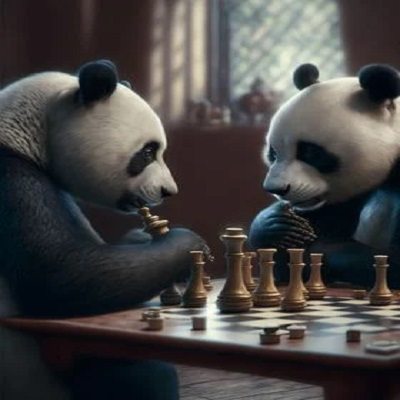
#> input picture Python Programs/PillowModule/Images/FirstImg.jpg, 400 x 400 px, found by its file name
$ python ThirdProgram.py
#> lines starting #> are read from the running program, lines starting #| are printed output that depends on the picture
from PIL import Image, ImageEnhance

image = Image.open('Images\\FirstImg.jpg')
#> image is the input picture: PIL image 400x400 RGB; mean R, G, B 70.3, 68.1, 67.3

# Making a enhancer
ColorEnchancer = ImageEnhance.Color(image)
ContrastEnchancer = ImageEnhance.Contrast(image)
BrightnessEnchancer = ImageEnhance.Brightness(image)
SharpnessEnchancer = ImageEnhance.Sharpness(image)

# Applying the Enchance
EnhancedImage = ColorEnchancer.enhance(8) # Changes Vibrance
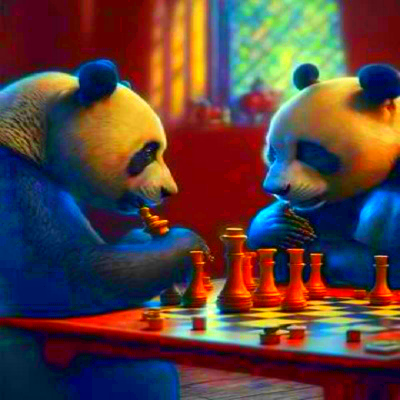
#> EnhancedImage: PIL image 400x400 RGB; mean R, G, B 89.3, 65, 61.6
ContrastImage = ContrastEnchancer.enhance(4) # Changes Contrast
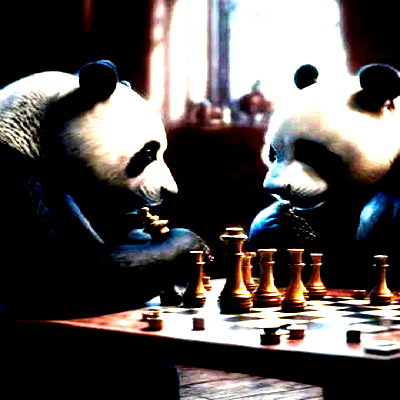
#> ContrastImage: PIL image 400x400 RGB; mean R, G, B 85.8, 80.8, 79.5
BrightnessImage = BrightnessEnchancer.enhance(1.4) # Changes Brightness
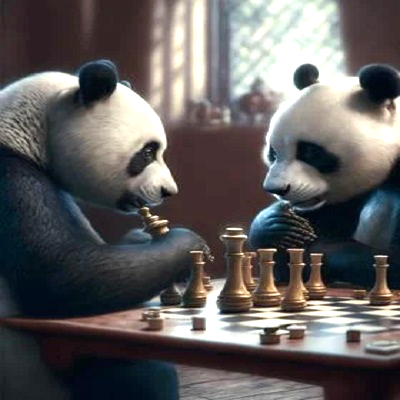
#> BrightnessImage: PIL image 400x400 RGB; mean R, G, B 96.3, 93.2, 93
SharpnessImage = SharpnessEnchancer.enhance(5) # Changes Sharpness
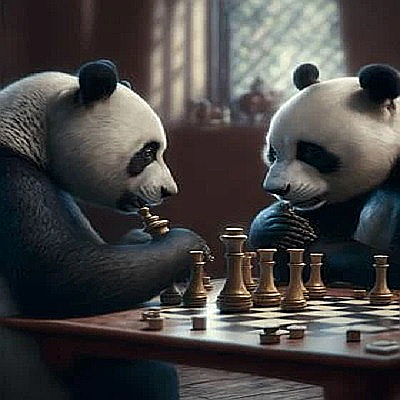
#> SharpnessImage: PIL image 400x400 RGB; mean R, G, B 70.4, 68.2, 67.5

# [4 lines of commented-out code are left out]
